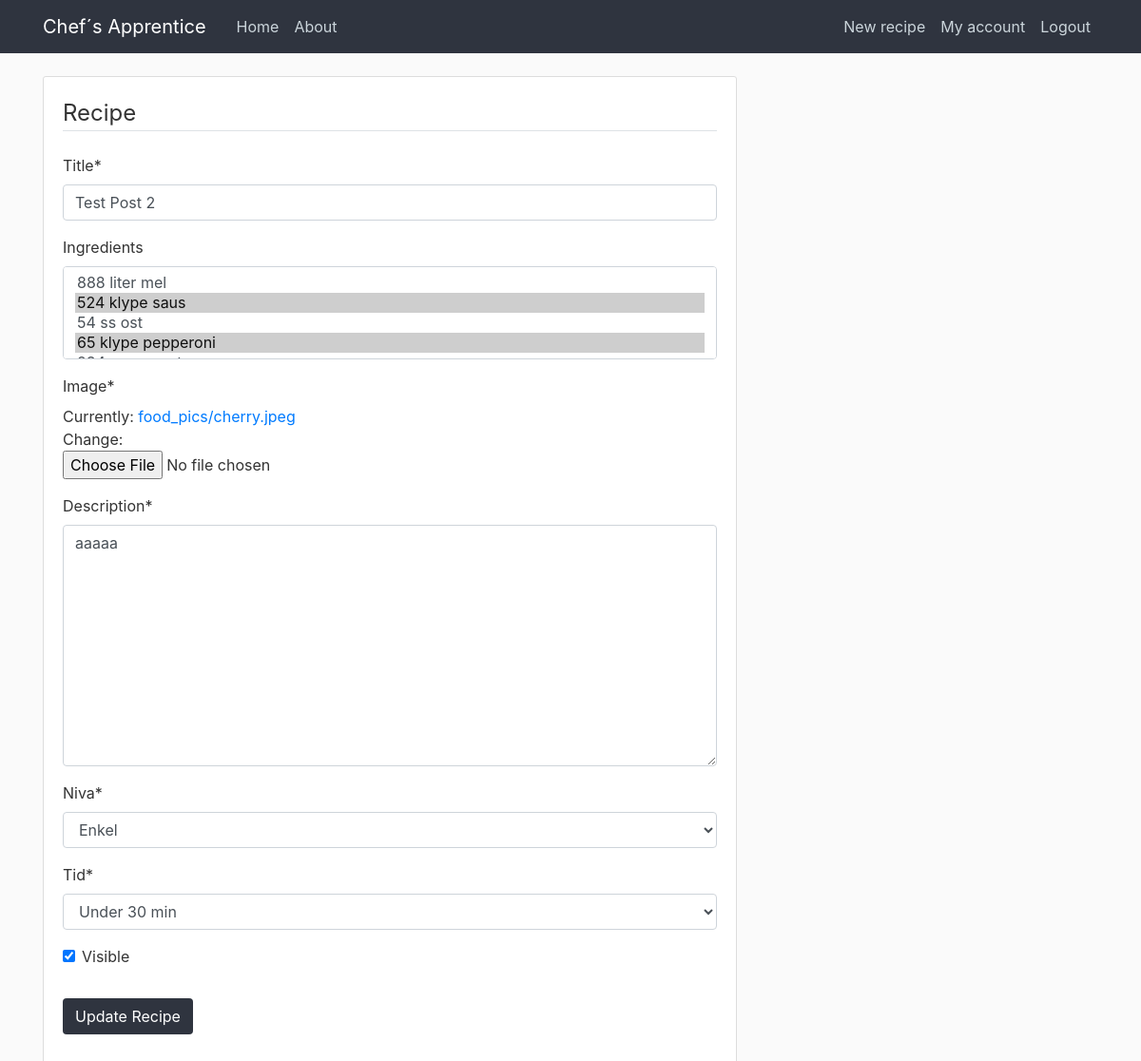
The app's page /Test Post 2/6/update/ (signed in), older data.
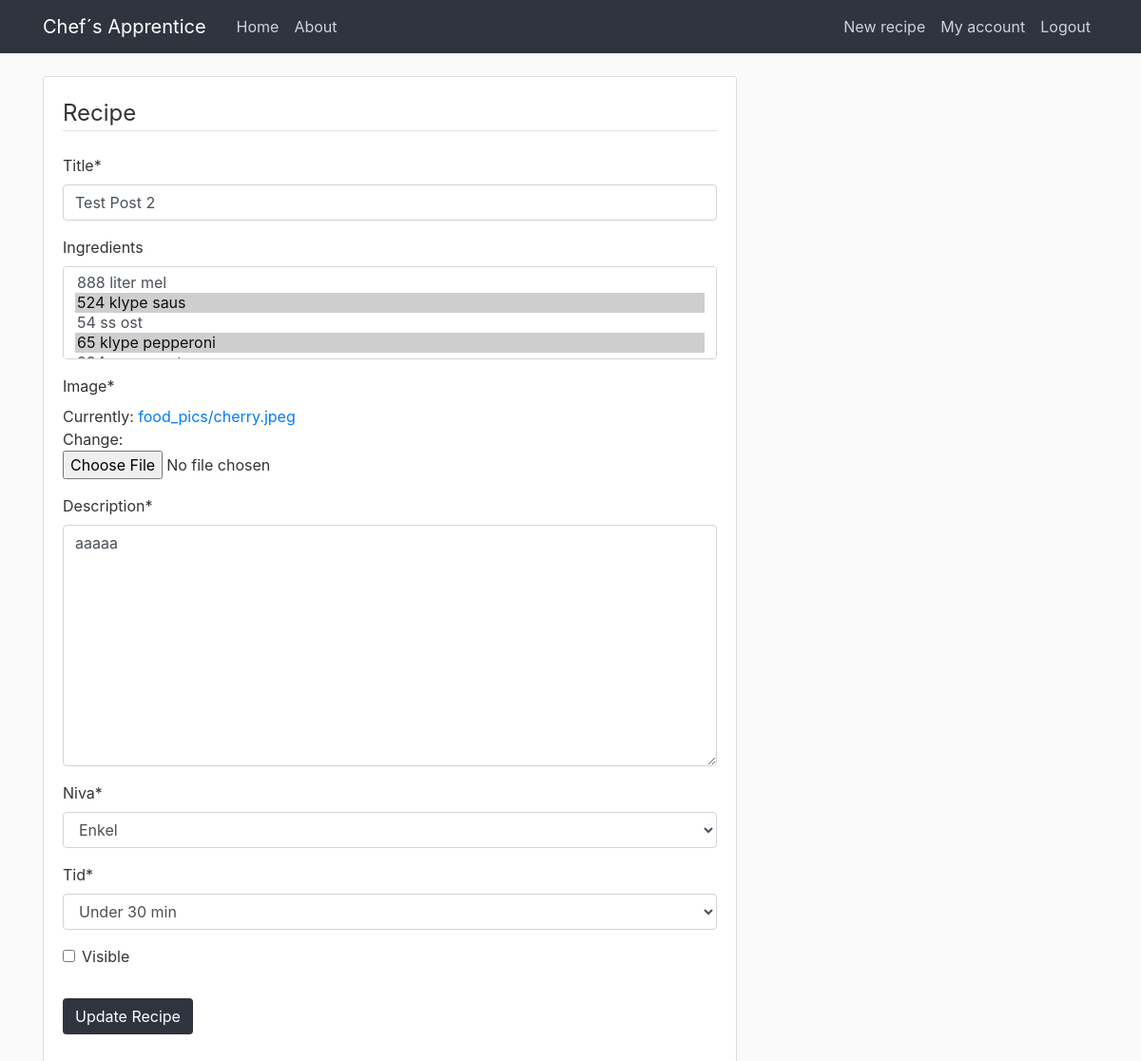
The same page, newer data.
### chefs_apprentice/models.py (models this page shows, shortened)
class Recipe(models.Model):
    title = models.CharField(max_length=100)  # tenkt samme som tilhørende post
    ingredients = models.ManyToManyField(ChosenIngredient, blank=True, related_name='+')  # liste av ingrediensobjekter
    description = models.TextField()  # tenkt sammen med content i post
    date_posted = models.DateTimeField(
        default=timezone.now)  # DateTimeField(auto_now=True) ville satt datoen til akkurat nå
    author = models.ForeignKey(User,
                               on_delete=models.CASCADE)  # on_delete=models.CASCADE sier at hvis brukeren blir slettet vil postene også bli slettet
    image = models.ImageField(default='default.jpg', upload_to='food_pics')
    visible = models.BooleanField(default=True)
    NIVA = (
        ('E', 'Enkel'),
        ('M', 'Middels'),
        ('V', 'Vanskelig'),
    )
    TID = (
        ('L', 'Under 30 min'),
        ('M', 'Ca. 30-60 min'),
        ('S', 'Over 1 time'),
    )
    tid = models.CharField(default='L', max_length=1, choices=TID)
    niva = models.CharField(default='E', max_length=1, choices=NIVA)

### chefs_apprentice/views.py (the view, shortened to what this page needs)
# urls.py: path('<str:recipetitle>/<pk>/update/', RecipeUpdateView.as_view(), name="recipe-update"),
class RecipeUpdateView(LoginRequiredMixin, UserPassesTestMixin, UpdateView):
    model = Recipe
    fields = ['title','ingredients','image', 'description', 'niva','tid', 'visible']
    def test_func(self):
        recipe = self.get_object()
        if self.request.user == recipe.author or self.request.user.is_staff:
            return True
        return False

### chefs_apprentice/models.py (called while the page is built)
    def __str__(self):
        string = ""
        if self.measurement:
            string = string + str(self.measurement) + " "
        if self.unit:
            string = string + self.unit + " "
        string = string + self.ingredient.name
        return string

### chefs_apprentice/templates/chefs_apprentice/recipe_form.html (shortened to what this page needs)
{% extends "chefs_apprentice/base.html" %}
{% load crispy_forms_tags %}
{% block content %}
  <div class="content-section">
    <form method="POST" enctype="multipart/form-data">
      <fieldset class="form-group">
        <legend class="border-bottom mb-4">Recipe</legend>
        {{ form|crispy }}
      </fieldset>
      <div class="form-group">
        {% if request.path == '/new/' %}
        <button class="btn btn-outline-info" type="submit">Post New Recipe</button>
        {% else %}
        <button type="button" class="btn btn-primary-outline" data-toggle="modal" data-target="#exampleModal">
          Update Recipe
        </button>
      </div>
      {% endif %}
    </form>
  </div>
{% endblock content %}

Row changes from the older to the newer data that the page shows:
changed Recipe "Test Post 2": visible "☑" → "☐"
